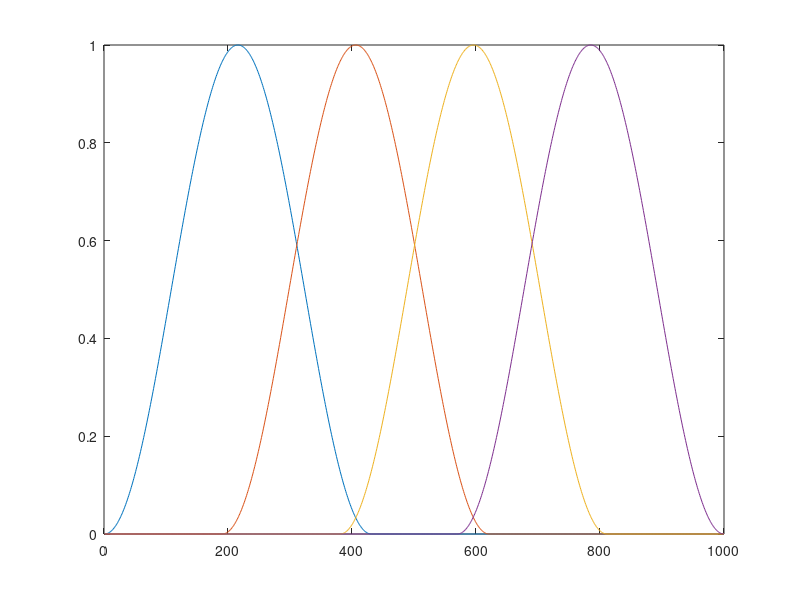

MATLAB code to generate this figure: (Note: this script raises an error after producing the figure.)
N=1000;
sb=4;
overlap=0.56;
l=floor(N/((1-overlap)*(sb-1)+1));

figure;
for i=1:sb
window=zeros(1,N);
start=ceil(1+(i-1)*l*(1-overlap));
window(start:start+l-1)=hann(l);
plot(window);
hold on;
end

hold off;

figure;
shifts=floor(0.44*N);
l=floor(N-(sb-1)*shifts);

for i=1:sb
window=zeros(1,N);
start=ceil(1+(i-1)*shifts);
window(start:start+l-1)=hann(l);
plot(window);
hold on;
end
